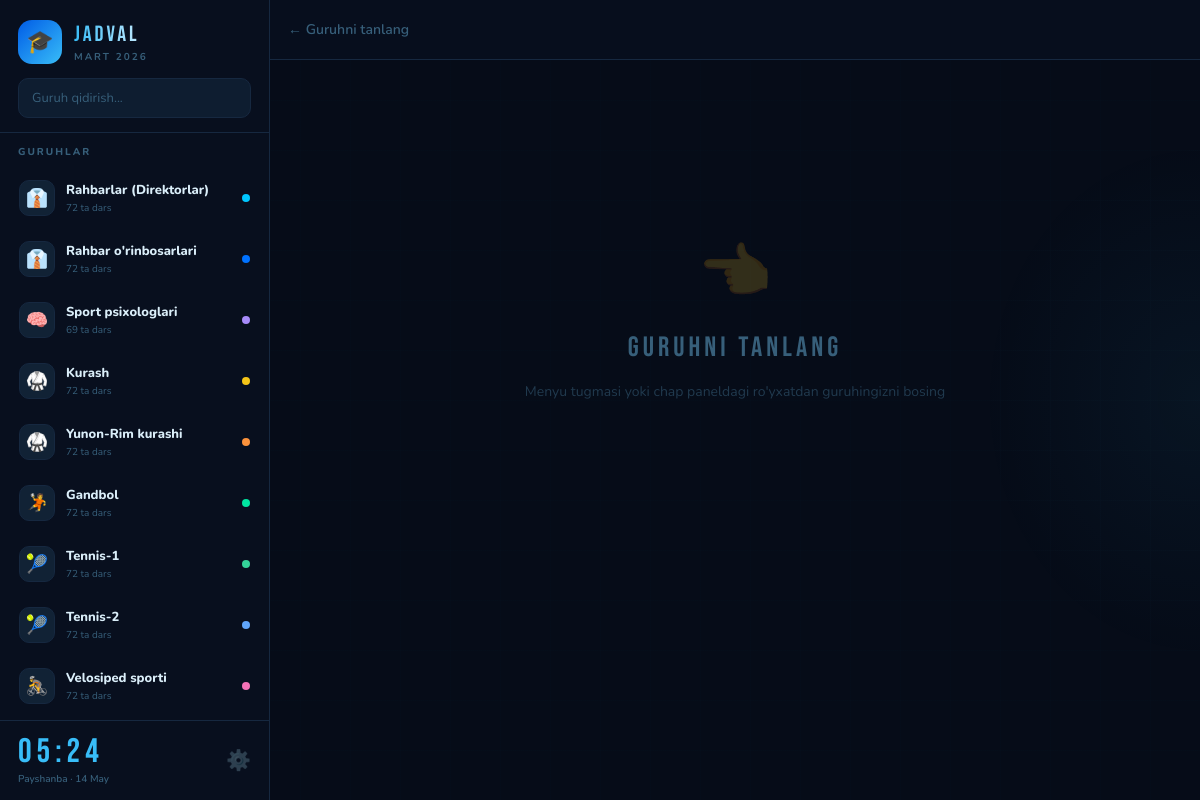
The app's page /display/ with its own data.
### jadval/models.py (models this page shows, shortened)
class Guruh(models.Model):
    nom = models.CharField(max_length=200, verbose_name="Guruh nomi")
    rang = models.CharField(max_length=7, default='#00c6ff', verbose_name="Rang (hex)")
    ikonka = models.CharField(max_length=10, default='🎓', verbose_name="Ikonka")
    ikonka_rasm = models.ImageField(upload_to='ikonkalar/', blank=True, null=True, verbose_name="Ikonka rasmi (ixtiyoriy)")
    tartib = models.IntegerField(default=0, verbose_name="Tartib")
    yaratilgan = models.DateTimeField(auto_now_add=True)
    class Meta:
        ordering = ['tartib', 'nom']
        verbose_name = "Guruh"
        verbose_name_plural = "Guruhlar"

### jadval/views.py (the view, shortened to what this page needs)
# urls.py: path('display/', views.display, name='display'),
def display(request):
    guruhlar = Guruh.objects.all()
    selected_guruh = None
    week_schedule = []
    today_lessons = []
    weeks = []
    selected_week = None
    today = date.today()
    view_mode = request.GET.get('mode', 'haftalik')
    guruh_id = request.GET.get('guruh')
    today_kun = ['Dushanba','Seshanba','Chorshanba','Payshanba','Juma','Shanba','Yakshanba'][today.weekday()]
    return render(request, 'jadval/display.html', {
        'guruhlar': guruhlar,
        'selected_guruh': selected_guruh,
        'week_schedule': week_schedule,
        'today_lessons': today_lessons,
        'weeks': weeks,
        'selected_week': selected_week,
        'today': today,
        'today_kun': today_kun,
        'view_mode': view_mode,
    })

### templates/jadval/display.html (shortened to what this page needs)
<!DOCTYPE html>
<html lang="uz">
<head>
</head>
<body>
<div class="layout">
  <aside class="sidebar" id="sidebar">
    <div class="sb-logo">
      <div class="sb-logo-row">
        <div class="sb-logo-box">🎓</div>
        <div>
          <div class="sb-app-name">JADVAL</div>
          <div class="sb-app-sub">Mart 2026</div>
        </div>
      </div>
      <input class="sb-search" type="text" id="sbSearch"
             placeholder="Guruh qidirish..." oninput="filterGroups()">
    </div>
    <div class="sb-list-label">GURUHLAR</div>
    <div class="sb-list" id="sbList">
      {% for g in guruhlar %}
      <a href="?guruh={{ g.id }}&mode={{ view_mode }}{% if selected_week %}&hafta={{ selected_week|date:'Y-m-d' }}{% endif %}"
         class="sb-item {% if selected_guruh.id == g.id %}active{% endif %}"
         data-name="{{ g.nom|lower }}">
        <div class="sb-ikon">
          {% if g.ikonka_rasm %}<img src="{{ g.ikonka_rasm.url }}" alt="">
          {% else %}{{ g.ikonka }}{% endif %}
        </div>
        <div class="sb-info">
          <div class="sb-name">{{ g.nom }}</div>
          <div class="sb-cnt">{{ g.darslar.count }} ta dars</div>
        </div>
        <div class="sb-dot" style="background:{{ g.rang }};color:{{ g.rang }}"></div>
      </a>
      {% empty %}
      <div style="padding:20px 14px;text-align:center;color:var(--muted);font-size:11px;line-height:1.7;">
        Guruhlar yo'q.<br>Admin panelda yarating.
      </div>
      {% endfor %}
    </div>
    <div class="sb-bottom">
      <div>
        <div class="sb-time" id="clock">--:--</div>
        <div class="sb-date" id="cdate"></div>
      </div>
      <a href="/admin-panel/" class="sb-admin-link" title="Admin panel">⚙️</a>
    </div>
  </aside>
  <div class="right">
    <div class="topbar">
      <div class="tb-left">
        {% if selected_guruh %}
        <div class="tb-badge">
          <div class="tb-ikon">
            {% if selected_guruh.ikonka_rasm %}<img src="{{ selected_guruh.ikonka_rasm.url }}" alt="">
            {% else %}{{ selected_guruh.ikonka }}{% endif %}
          </div>
          {{ selected_guruh.nom }}
        </div>
        <div class="tb-title">
          {% if view_mode == 'kunlik' %}BUGUNGI DARSLAR{% else %}HAFTALIK JADVAL{% endif %}
        </div>
        {% else %}
        <div class="tb-hint">← Guruhni tanlang</div>
        {% endif %}
      </div>
    </div>
    <div class="content">
      {% if not selected_guruh %}
      <div class="empty-st">
        <div class="empty-ico">👈</div>
        <div class="empty-ttl">Guruhni tanlang</div>
        <div class="empty-sub">Menyu tugmasi yoki chap paneldagi ro'yxatdan guruhingizni bosing</div>
      </div>
      {% endif %}
    </div>
  </div>
</div>
</body>
</html>

### records on screen
Guruh: ikonka "👔", nom "Rahbarlar (Direktorlar)", darslar.count "72"
Guruh: ikonka "👔", nom "Rahbar o'rinbosarlari", darslar.count "72"
Guruh: ikonka "🧠", nom "Sport psixologlari", darslar.count "69"
Guruh: ikonka "🥋", nom "Kurash", darslar.count "72"
Guruh: ikonka "🥋", nom "Yunon-Rim kurashi", darslar.count "72"
Guruh: ikonka "🤾", nom "Gandbol", darslar.count "72"
Guruh: ikonka "🎾", nom "Tennis-1", darslar.count "72"
Guruh: ikonka "🎾", nom "Tennis-2", darslar.count "72"
Guruh: ikonka "🚴", nom "Velosiped sporti", darslar.count "72"
